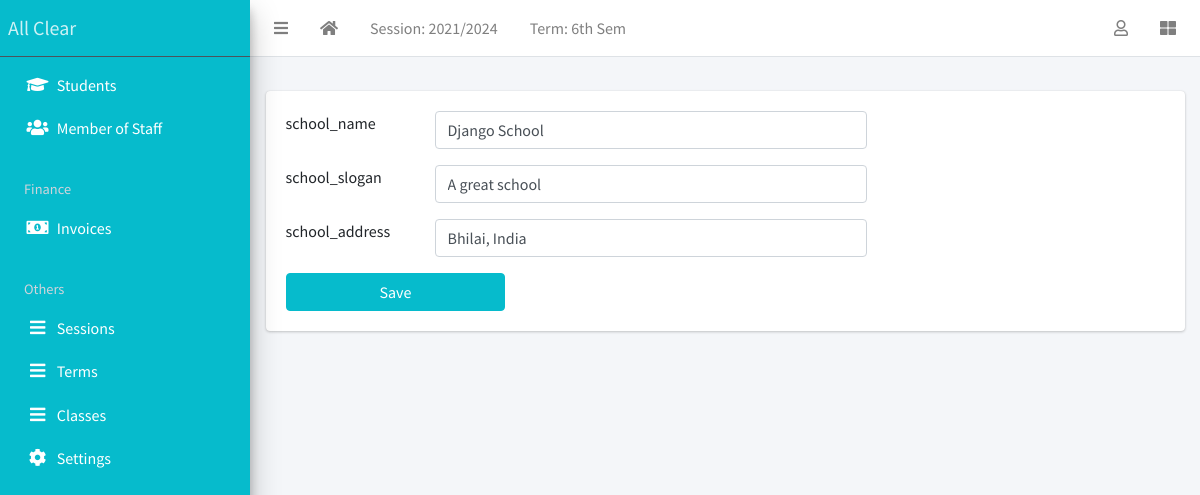
The page /site-config (signed in) on the database its author committed.
### apps/corecode/models.py (models this page shows, shortened)
class AcademicSession(models.Model):
    name = models.CharField(max_length=200, unique=True)
    current = models.BooleanField(default=True)
    class Meta:
        ordering = ["-name"]

class AcademicTerm(models.Model):
    name = models.CharField(max_length=20, unique=True)
    current = models.BooleanField(default=True)
    class Meta:
        ordering = ["name"]

class SiteConfig(models.Model):
    key = models.SlugField()
    value = models.CharField(max_length=200)

### apps/corecode/views.py (the view, shortened to what this page needs)
# urls.py: path("site-config", SiteConfigView.as_view(), name="configs"),
class SiteConfigView(LoginRequiredMixin, View):
    form_class = SiteConfigForm
    template_name = "corecode/siteconfig.html"
    def get(self, request, *args, **kwargs):
        formset = self.form_class(queryset=SiteConfig.objects.all())
        context = {"formset": formset}
        return render(request, self.template_name, context)

### apps/corecode/context_processors.py (called while the page is built)
def site_defaults(request):
    current_session = AcademicSession.objects.get(current=True)
    current_term = AcademicTerm.objects.get(current=True)
    vals = SiteConfig.objects.all()
    contexts = {
        "current_session": current_session.name,
        "current_term": current_term.name,
    }
    for val in vals:
        contexts[val.key] = val.value
    return contexts

### apps/corecode/templates/corecode/siteconfig.html (shortened to what this page needs)
{% extends 'base.html' %}
{% load widget_tweaks %}
{% block content %}
  <form method="POST">
    <div class="mb-3">
      {% for form in formset %}
      <div class="form-group row">
        <div class="col-2">{{ form.key.value}}</div>
        <div class="col-6">{{ form.value | add_class:"form-control" | attr:"required"}}</div>
      </div>
      {% endfor %}
    </div>
    <input type="submit" value="Save" class="w-25 btn btn-primary">
  </form>
{% endblock content %}

### templates/base.html (shortened to what this page needs)
{% load static %}
<!DOCTYPE html>
<html lang="en">
<head>
  <link rel="stylesheet" href="{% static 'plugins/fontawesome-free/css/all.min.css' %}">
  <link rel="stylesheet" href="{% static 'plugins/toastr/toastr.min.css' %}">
  <link rel="stylesheet"
    href="{% static 'plugins/overlayScrollbars/css/OverlayScrollbars.min.css' %}">
  <link rel="stylesheet" href="{% static 'plugins/Datatables/datatables.min.css' %}" />
  <link rel="stylesheet" href="{% static 'dist/css/adminlte.min.css' %}">
</head>
<body
  class="hold-transition sidebar-mini layout-fixed layout-navbar-fixed layout-footer-fixed">
  <div class="wrapper">
    <nav class="main-header navbar navbar-expand navbar-white navbar-light">
      <ul class="navbar-nav">
        <li class="nav-item">
          <a class="nav-link" data-widget="pushmenu" href="#" role="button"><i
              class="fas fa-bars"></i></a>
        </li>
        <li class="nav-item d-none d-sm-inline-block">
          <a href="{% url 'home' %} " class="nav-link"><i class="fa fa-home"></i></a>
        </li>
        <li class="nav-item d-none d-sm-inline-block">
          <a href="{% url 'current-session' %}" class="nav-link">Session: {{ current_session }}</a>
        </li>
        <li class="nav-item d-none d-sm-inline-block">
          <a href="{% url 'current-session' %}" class="nav-link">Term: {{ current_term }}</a>
        </li>
      </ul>
      <ul class="navbar-nav ml-auto">
        <li class="nav-item dropdown">
          <a class="nav-link" data-toggle="dropdown" href="#">
            <i class="far fa-user"></i>
          </a>
        </li>
        <li class="nav-item">
          <a class="nav-link" data-widget="control-sidebar" data-slide="true"
            href="#" role="button"><i class="fas fa-th-large"></i></a>
        </li>
      </ul>
    </nav>
    <aside class="main-sidebar sidebar-dark-primary elevation-4">
      <a href="{% url 'home' %}" class="brand-link color_link">All Clear</a>
      <div class="sidebar">
        <nav class="mt-2">
          <ul class="nav nav-pills nav-sidebar flex-column"
            data-widget="treeview" role="menu" data-accordion="false">
            <li class="nav-item">
              <a href="{% url 'student-list' %}" class="nav-link color_link">
                <i class="nav-icon fas fa-graduation-cap"></i>
                <p>
                  Students
                </p>
              </a>
            </li>
            <li class="nav-item">
              <a href="{% url 'staff-list' %}" class="nav-link color_link">
                <i class="nav-icon fas fa-users"></i>
                <p>
                  Member of Staff
                </p>
              </a>
            </li>
            <li class="nav-header color_link">Finance</li>
            <li class="nav-item">
              <a href="{% url 'invoice-list' %}" class="nav-link color_link">
                <i class="nav-icon fas fa-money-bill-alt"></i>
                <p>
                  Invoices
                </p>
              </a>
            </li>
            <li class="nav-header color_link">Others</li>
                <li class="nav-item">
                  <a href="{% url 'sessions' %}" class="nav-link color_link">
                    <i class="nav-icon fas fa-bars"></i>
                    <p>
                      Sessions
                    </p>
                  </a>
                </li>
                <li class="nav-item">
                  <a href="{% url 'terms' %}" class="nav-link color_link">
                    <i class="nav-icon fas fa-bars"></i>
                    <p>
                      Terms
                    </p>
                  </a>
                </li>
                <li class="nav-item">
                  <a href="{% url 'classes' %}" class="nav-link color_link">
                    <i class="nav-icon fas fa-bars"></i>
                    <p>
                      Classes
                    </p>
                  </a>
                </li>
            <li class="nav-item">
              <a href="{% url 'configs' %}" class="nav-link color_link">
                <i class="nav-icon fas fa-cog"></i>
                <p>
                  Settings
                </p>
              </a>
            </li>
          </ul>
        </nav>
      </div>
    </aside>
    <div class="content-wrapper">
      <section class="content-header">
      </section>
      <section class="content">
        <div class="container-fluid">
          <div class="row">
            <div class="col-md-12">
              {% block fullcard %}
              <div class="card">
                <div class="card-body">
                  <div class="row">
                    <div class="col">
                      {% block content %}
                      {% endblock content %}
                    </div>
                  </div>
                </div>
              </div>
              {% endblock fullcard %}
            </div>
          </div>
        </div>
      </section>
    </div>
  </div>
</body>
</html>

### rows shown on the page
AcademicSession: name "2021/2024"
AcademicTerm: name "6th Sem"
SiteConfig: key.value "school_name"
SiteConfig: key.value "school_slogan"
SiteConfig: key.value "school_address"
